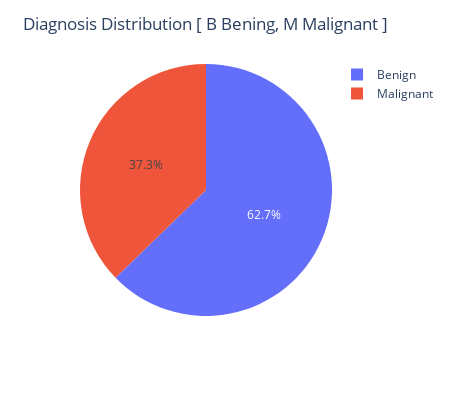

Notebook source saved alongside this figure:
### Code cell
fig = px.pie(counts, values=counts.values, names=counts.index, color = counts.index)
fig.update_layout(width=450, height=400)

# Set the chart title and axis labels
fig.update_layout(title='Diagnosis Distribution [ B Bening, M Malignant ]')

# Show the chart
fig.show()

### Figure 1 — Plotly figure (JSON) as saved in the notebook; plotly's stock layout.template omitted (floating-point values rounded to 4 significant figures)
{"data": [{"customdata": [["Benign"], ["Malignant"]], "domain": {"x": [0, 1], "y": [0, 1]}, "hovertemplate": "index=%{customdata[0]}<br>value=%{value}<extra></extra>", "labels": ["Benign", "Malignant"], "legendgroup": "", "marker": {"colors": ["#636efa", "#EF553B"]}, "name": "", "showlegend": true, "type": "pie", "values": [357, 212]}], "layout": {"height": 400, "legend": {"tracegroupgap": 0}, "margin": {"t": 60}, "title": {"text": "Diagnosis Distribution [ B Bening, M Malignant ]"}, "width": 450}}
